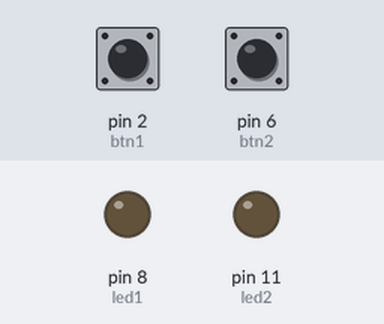
A sketch run on a simulated Arduino Uno, built with avr-gcc and run on an emulated ATmega328P. On the bench: output pins drawn as LEDs (lit = HIGH). Inputs (shaded band) come from the test bench; at power-on: pin 2 (btn1) LOW, pin 6 (btn2) LOW.

Above: at 1.2 s.
1.3 s: pin 2 (btn1) pulled HIGH for 0.15 s
At 1.37 s:
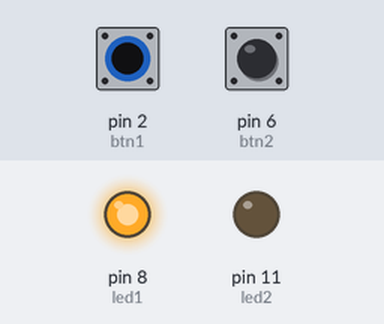
2.9 s: pin 6 (btn2) pulled HIGH for 0.15 s
At 2.97 s:
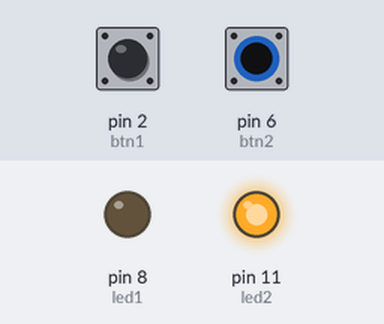
4.5 s: pin 6 (btn2) pulled HIGH for 3.2 s
At 8.7 s:
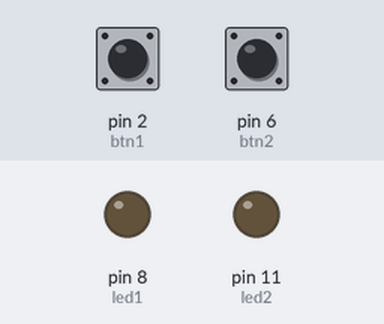
9.2 s: pin 2 (btn1) pulled HIGH for 3.2 s
At 9.9 s:
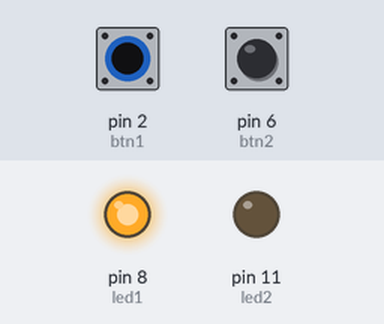
13.9 s: pin 2 (btn1) driven HIGH and pin 6 (btn2) driven HIGH
At 14.6 s:
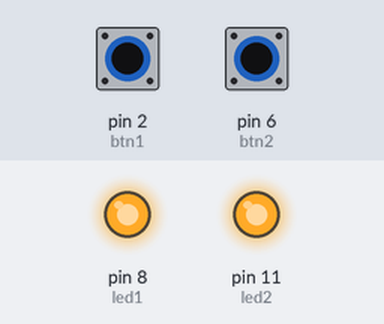
Timing chart, 0 to 16.4 s (numbered marks = the images above; inputs shaded):
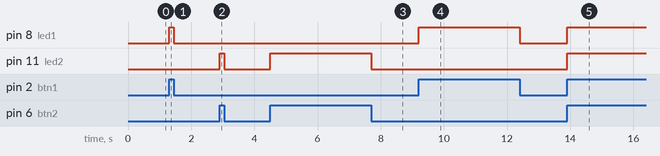

Measured:
- after the input at 1.3 s, pin 8 (led1): LOW → HIGH at once, → LOW 0.15 s later
- after the input at 2.9 s, pin 11 (led2): LOW → HIGH at once, → LOW 0.15 s later
- after the input at 4.5 s, pin 11 (led2): LOW → HIGH at once, → LOW 3.2 s later
- after the input at 9.2 s, pin 8 (led1): LOW → HIGH at once, → LOW 3.2 s later
- after the input at 13.9 s, pin 8 (led1), pin 11 (led2): LOW → HIGH at once

The sketch:

COD_BOTAO_KY_004_BUTTON.ino
```cpp
/* !-- VARIAVEIS --! */
/*  AÇÕES  */
int press1 = 0;
int press2 = 0;

/* LEDS */
int led1 = 8;
int led2 = 11;

/* BOTÃO */
int btn1 = 2;
int btn2 = 6;

/* !-- INICIO DO SETUP (SO PASSA AQUI 1 VEZ) --! */
void setup() {

  pinMode(8, OUTPUT);
  pinMode(11, OUTPUT);
  pinMode(2, INPUT);
  pinMode(6, INPUT);

}

/* !-- INICIO DO LOOP (REPETIÇÃO) --! */
void loop() {

  press1 = digitalRead(btn1);
  press2 = digitalRead(btn2);


  if (press1 == HIGH) {
    digitalWrite(led1, HIGH);
  } else {
    digitalWrite(led1, LOW);
  }

  if (press2 == HIGH) {
    digitalWrite(led2, HIGH);
  } else {
    digitalWrite(led2, LOW);
  }


} //FIM DO LOOP
```
